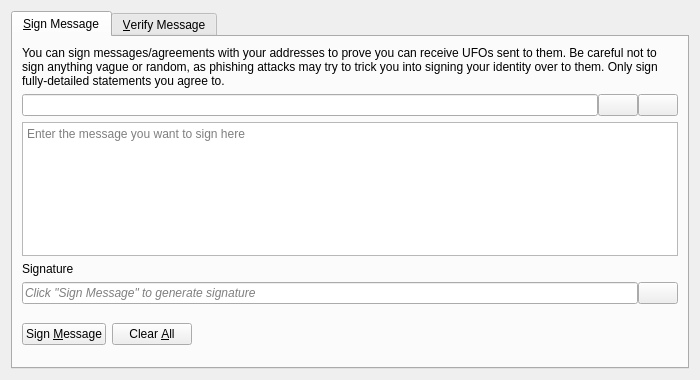
<?xml version="1.0" encoding="UTF-8"?>
<ui version="4.0">
 <class>SignVerifyMessageDialog</class>
 <widget class="QDialog" name="SignVerifyMessageDialog">
  <property name="geometry">
   <rect>
    <x>0</x>
    <y>0</y>
    <width>700</width>
    <height>380</height>
   </rect>
  </property>
  <property name="windowTitle">
   <string>Signatures - Sign / Verify a Message</string>
  </property>
  <property name="modal">
   <bool>true</bool>
  </property>
  <layout class="QVBoxLayout" name="verticalLayout">
   <item>
    <widget class="QTabWidget" name="tabWidget">
     <property name="currentIndex">
      <number>0</number>
     </property>
     <widget class="QWidget" name="tabSignMessage">
      <attribute name="title">
       <string>&amp;Sign Message</string>
      </attribute>
      <layout class="QVBoxLayout" name="verticalLayout_SM">
       <item>
        <widget class="QLabel" name="infoLabel_SM">
         <property name="text">
          <string>You can sign messages/agreements with your addresses to prove you can receive UFOs sent to them. Be careful not to sign anything vague or random, as phishing attacks may try to trick you into signing your identity over to them. Only sign fully-detailed statements you agree to.</string>
         </property>
         <property name="textFormat">
          <enum>Qt::PlainText</enum>
         </property>
         <property name="wordWrap">
          <bool>true</bool>
         </property>
        </widget>
       </item>
       <item>
        <layout class="QHBoxLayout" name="horizontalLayout_1_SM">
         <property name="spacing">
          <number>0</number>
         </property>
         <item>
          <widget class="QValidatedLineEdit" name="addressIn_SM">
           <property name="toolTip">
            <string>The UFO address to sign the message with</string>
           </property>
          </widget>
         </item>
         <item>
          <widget class="QPushButton" name="addressBookButton_SM">
           <property name="toolTip">
            <string>Choose previously used address</string>
           </property>
           <property name="text">
            <string/>
           </property>
           <property name="icon">
            <iconset resource="../UFO.qrc">
             <normaloff>:/icons/address-book</normaloff>:/icons/address-book</iconset>
           </property>
           <property name="shortcut">
            <string>Alt+A</string>
           </property>
           <property name="autoDefault">
            <bool>false</bool>
           </property>
          </widget>
         </item>
         <item>
          <widget class="QPushButton" name="pasteButton_SM">
           <property name="toolTip">
            <string>Paste address from clipboard</string>
           </property>
           <property name="text">
            <string/>
           </property>
           <property name="icon">
            <iconset resource="../UFO.qrc">
             <normaloff>:/icons/editpaste</normaloff>:/icons/editpaste</iconset>
           </property>
           <property name="shortcut">
            <string>Alt+P</string>
           </property>
           <property name="autoDefault">
            <bool>false</bool>
           </property>
          </widget>
         </item>
        </layout>
       </item>
       <item>
        <widget class="QPlainTextEdit" name="messageIn_SM">
         <property name="toolTip">
          <string>Enter the message you want to sign here</string>
         </property>
         <property name="placeholderText">
          <string>Enter the message you want to sign here</string>
         </property>
        </widget>
       </item>
       <item>
        <widget class="QLabel" name="signatureLabel_SM">
         <property name="text">
          <string>Signature</string>
         </property>
         <property name="textFormat">
          <enum>Qt::PlainText</enum>
         </property>
        </widget>
       </item>
       <item>
        <layout class="QHBoxLayout" name="horizontalLayout_2_SM">
         <property name="spacing">
          <number>0</number>
         </property>
         <item>
          <widget class="QLineEdit" name="signatureOut_SM">
           <property name="placeholderText">
            <string>Click "Sign Message" to generate signature</string>
           </property>
           <property name="font">
            <font>
             <italic>true</italic>
            </font>
           </property>
           <property name="readOnly">
            <bool>true</bool>
           </property>
          </widget>
         </item>
         <item>
          <widget class="QPushButton" name="copySignatureButton_SM">
           <property name="toolTip">
            <string>Copy the current signature to the system clipboard</string>
           </property>
           <property name="text">
            <string/>
           </property>
           <property name="icon">
            <iconset resource="../UFO.qrc">
             <normaloff>:/icons/editcopy</normaloff>:/icons/editcopy</iconset>
           </property>
           <property name="autoDefault">
            <bool>false</bool>
           </property>
          </widget>
         </item>
        </layout>
       </item>
       <item>
        <layout class="QHBoxLayout" name="horizontalLayout_3_SM">
         <item>
          <widget class="QPushButton" name="signMessageButton_SM">
           <property name="toolTip">
            <string>Sign the message to prove you own this UFO address</string>
           </property>
           <property name="text">
            <string>Sign &amp;Message</string>
           </property>
           <property name="icon">
            <iconset resource="../UFO.qrc">
             <normaloff>:/icons/edit</normaloff>:/icons/edit</iconset>
           </property>
           <property name="autoDefault">
            <bool>false</bool>
           </property>
          </widget>
         </item>
         <item>
          <widget class="QPushButton" name="clearButton_SM">
           <property name="toolTip">
            <string>Reset all sign message fields</string>
           </property>
           <property name="text">
            <string>Clear &amp;All</string>
           </property>
           <property name="icon">
            <iconset resource="../UFO.qrc">
             <normaloff>:/icons/remove</normaloff>:/icons/remove</iconset>
           </property>
           <property name="autoDefault">
            <bool>false</bool>
           </property>
          </widget>
         </item>
         <item>
          <spacer name="horizontalSpacer_1_SM">
           <property name="orientation">
            <enum>Qt::Horizontal</enum>
           </property>
           <property name="sizeHint" stdset="0">
            <size>
             <width>40</width>
             <height>48</height>
            </size>
           </property>
          </spacer>
         </item>
         <item>
          <widget class="QLabel" name="statusLabel_SM">
           <property name="font">
            <font>
             <weight>75</weight>
             <bold>true</bold>
            </font>
           </property>
           <property name="text">
            <string/>
           </property>
           <property name="wordWrap">
            <bool>true</bool>
           </property>
          </widget>
         </item>
         <item>
          <spacer name="horizontalSpacer_2_SM">
           <property name="orientation">
            <enum>Qt::Horizontal</enum>
           </property>
           <property name="sizeHint" stdset="0">
            <size>
             <width>40</width>
             <height>48</height>
            </size>
           </property>
          </spacer>
         </item>
        </layout>
       </item>
      </layout>
     </widget>
     <widget class="QWidget" name="tabVerifyMessage">
      <attribute name="title">
       <string>&amp;Verify Message</string>
      </attribute>
      <layout class="QVBoxLayout" name="verticalLayout_VM">
       <item>
        <widget class="QLabel" name="infoLabel_VM">
         <property name="text">
          <string>Enter the receiver's address, message (ensure you copy line breaks, spaces, tabs, etc. exactly) and signature below to verify the message. Be careful not to read more into the signature than what is in the signed message itself, to avoid being tricked by a man-in-the-middle attack. Note that this only proves the signing party receives with the address, it cannot prove sendership of any transaction!</string>
         </property>
         <property name="textFormat">
          <enum>Qt::PlainText</enum>
         </property>
         <property name="alignment">
          <set>Qt::AlignLeading|Qt::AlignLeft|Qt::AlignTop</set>
         </property>
         <property name="wordWrap">
          <bool>true</bool>
         </property>
        </widget>
       </item>
       <item>
        <layout class="QHBoxLayout" name="horizontalLayout_1_VM">
         <property name="spacing">
          <number>0</number>
         </property>
         <item>
          <widget class="QValidatedLineEdit" name="addressIn_VM">
           <property name="toolTip">
            <string>The UFO address the message was signed with</string>
           </property>
          </widget>
         </item>
         <item>
          <widget class="QPushButton" name="addressBookButton_VM">
           <property name="toolTip">
            <string>Choose previously used address</string>
           </property>
           <property name="text">
            <string/>
           </property>
           <property name="icon">
            <iconset resource="../UFO.qrc">
             <normaloff>:/icons/address-book</normaloff>:/icons/address-book</iconset>
           </property>
           <property name="shortcut">
            <string>Alt+A</string>
           </property>
           <property name="autoDefault">
            <bool>false</bool>
           </property>
          </widget>
         </item>
        </layout>
       </item>
       <item>
        <widget class="QPlainTextEdit" name="messageIn_VM">
          <property name="toolTip">
            <string>The signed message to verify</string>
          </property>
          <property name="placeholderText">
            <string>The signed message to verify</string>
          </property>
        </widget>
       </item>
       <item>
        <widget class="QValidatedLineEdit" name="signatureIn_VM">
          <property name="toolTip">
            <string>The signature given when the message was signed</string>
          </property>
          <property name="placeholderText">
            <string>The signature given when the message was signed</string>
          </property>
        </widget>
       </item>
       <item>
        <layout class="QHBoxLayout" name="horizontalLayout_2_VM">
         <item>
          <widget class="QPushButton" name="verifyMessageButton_VM">
           <property name="toolTip">
            <string>Verify the message to ensure it was signed with the specified UFO address</string>
           </property>
           <property name="text">
            <string>Verify &amp;Message</string>
           </property>
           <property name="icon">
            <iconset resource="../UFO.qrc">
             <normaloff>:/icons/transaction_0</normaloff>:/icons/transaction_0</iconset>
           </property>
           <property name="autoDefault">
            <bool>false</bool>
           </property>
          </widget>
         </item>
         <item>
          <widget class="QPushButton" name="clearButton_VM">
           <property name="toolTip">
            <string>Reset all verify message fields</string>
           </property>
           <property name="text">
            <string>Clear &amp;All</string>
           </property>
           <property name="icon">
            <iconset resource="../UFO.qrc">
             <normaloff>:/icons/remove</normaloff>:/icons/remove</iconset>
           </property>
           <property name="autoDefault">
            <bool>false</bool>
           </property>
          </widget>
         </item>
         <item>
          <spacer name="horizontalSpacer_1_VM">
           <property name="orientation">
            <enum>Qt::Horizontal</enum>
           </property>
           <property name="sizeHint" stdset="0">
            <size>
             <width>40</width>
             <height>48</height>
            </size>
           </property>
          </spacer>
         </item>
         <item>
          <widget class="QLabel" name="statusLabel_VM">
           <property name="font">
            <font>
             <weight>75</weight>
             <bold>true</bold>
            </font>
           </property>
           <property name="text">
            <string/>
           </property>
           <property name="wordWrap">
            <bool>true</bool>
           </property>
          </widget>
         </item>
         <item>
          <spacer name="horizontalSpacer_2_VM">
           <property name="orientation">
            <enum>Qt::Horizontal</enum>
           </property>
           <property name="sizeHint" stdset="0">
            <size>
             <width>40</width>
             <height>48</height>
            </size>
           </property>
          </spacer>
         </item>
        </layout>
       </item>
      </layout>
     </widget>
    </widget>
   </item>
  </layout>
 </widget>
 <customwidgets>
  <customwidget>
   <class>QValidatedLineEdit</class>
   <extends>QLineEdit</extends>
   <header>qt/qvalidatedlineedit.h</header>
  </customwidget>
 </customwidgets>
 <resources>
  <include location="../UFO.qrc"/>
 </resources>
 <connections/>
</ui>
